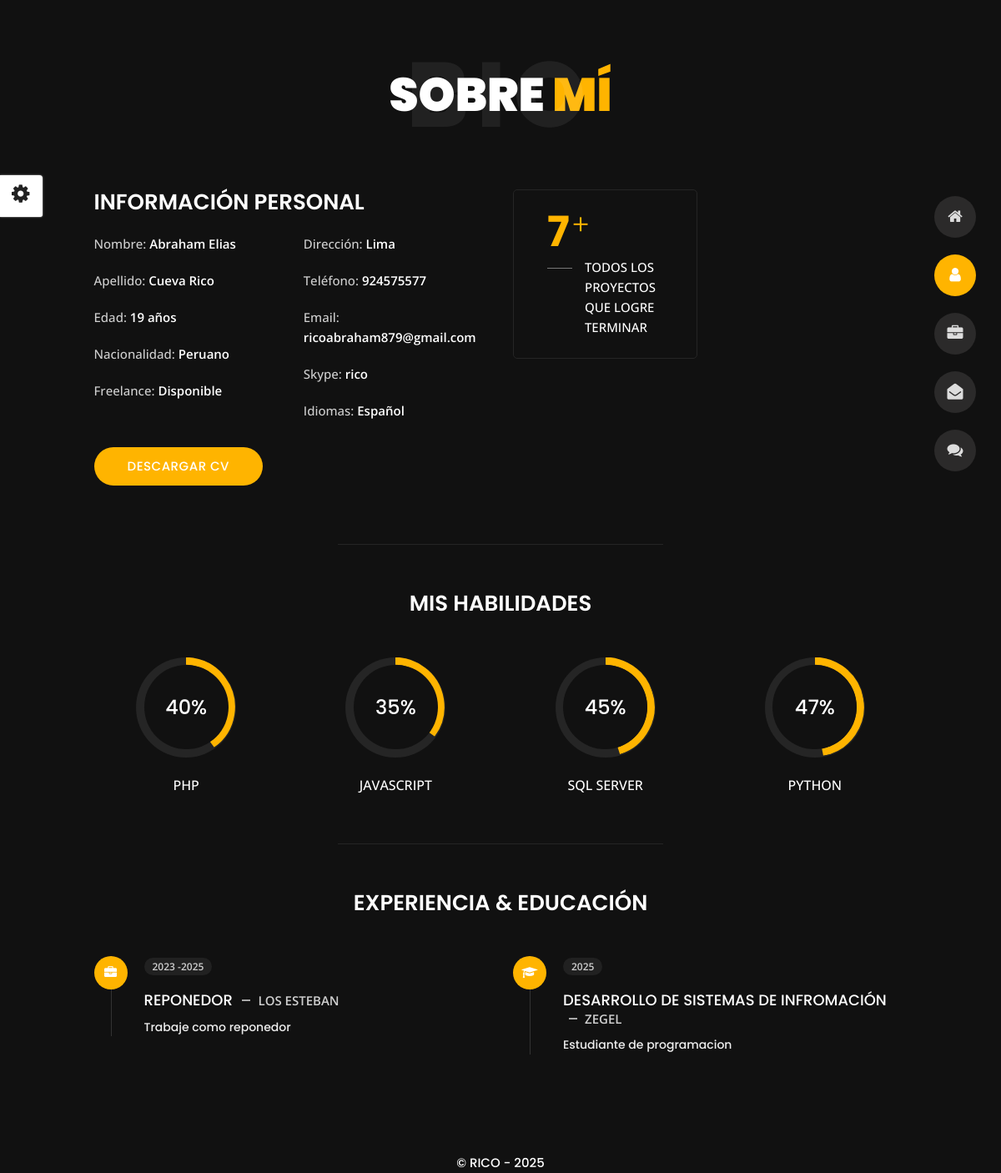
Page /about/ on the earlier database version.
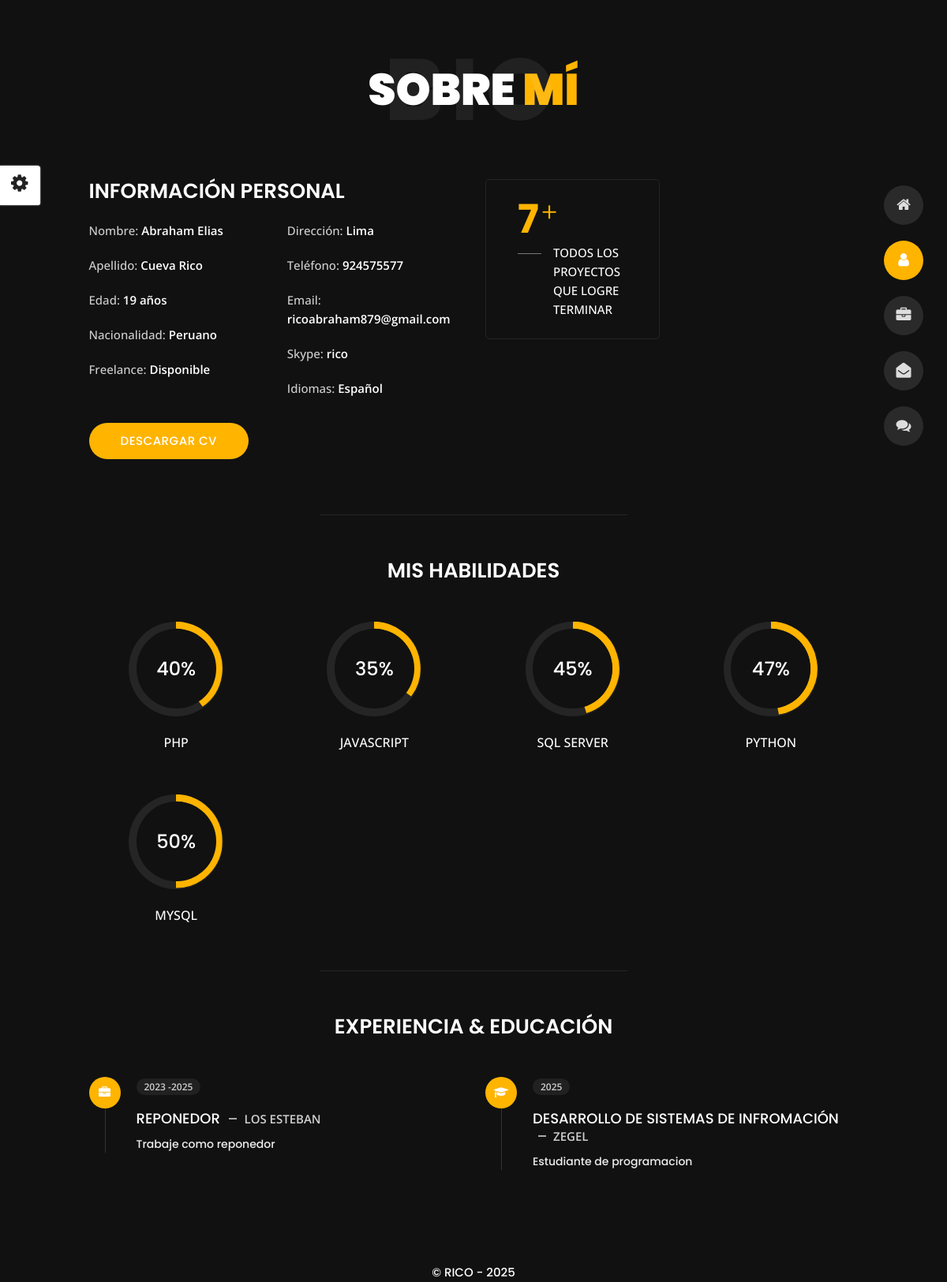
Same page on the later database version.
### core/models.py (models this page shows, shortened)
class Stat(models.Model):
    about = models.ForeignKey(AboutMe, on_delete=models.CASCADE, related_name='stats')
    titulo = models.CharField(max_length=100)
    cantidad = models.PositiveIntegerField()
    descripcion = RichTextField()
    class Meta:
        verbose_name = "Estadística"
        verbose_name_plural = "Estadísticas"

class Skill(models.Model):
    about = models.ForeignKey(AboutMe, on_delete=models.CASCADE, related_name='skills')
    nombre = models.CharField(max_length=100)
    porcentaje = models.PositiveIntegerField()
    class Meta:
        verbose_name = "Habilidad"
        verbose_name_plural = "Habilidades"

class Experience(models.Model):
    about = models.ForeignKey(AboutMe, on_delete=models.CASCADE, related_name='experiences')
    titulo = models.CharField(max_length=200)
    empresa = models.CharField(max_length=200)
    anio = models.CharField(max_length=100)
    descripcion = RichTextField()
    class Meta:
        verbose_name = "Experiencia"
        verbose_name_plural = "Experiencias"

class Education(models.Model):
    about = models.ForeignKey(AboutMe, on_delete=models.CASCADE, related_name='educations')
    titulo = models.CharField(max_length=200)
    institucion = models.CharField(max_length=200)
    anio = models.CharField(max_length=100)
    descripcion = RichTextField()
    class Meta:
        verbose_name = "Educación"
        verbose_name_plural = "Educaciones"

### core/views.py (the view)
# urls.py: path('about/', views.about, name='about'),
def about(request):
    about = AboutMe.objects.prefetch_related('skills', 'stats', 'experiences', 'educations').first()
    if about is None:
        return HttpResponse("No data found.")
    context = {
        'about': about,
        'now': datetime.now(),
        'body_class': 'about',
    }
    return render(request, 'core/about.html', context)

### core/context_processors.py (called while the page is built)
def site_settings(request):
    setting = SiteSetting.objects.first()
    return {'site_setting': setting}

### core/templates/core/about.html (shortened to what the changed rows need)
{% extends 'core/base.html' %}
{% block content %}
<section class="title-section text-left text-sm-center revealator-slideup revealator-once revealator-delay1">
    <h1>SOBRE <span>MÍ</span></h1>
</section>
<section class="main-content revealator-slideup revealator-once revealator-delay1">
    <div class="container">
        <div class="row">
            <div class="col-12 col-lg-7 col-xl-6 mt-5 mt-lg-0">
                <div class="row">
                    {% for stat in about.stats.all %}
                    <div class="col-6">
                        <div class="box-stats {% if forloop.counter < 3 %}with-margin{% endif %}">
                            <h3 class="poppins-font position-relative">{{ stat.cantidad }}</h3>
                            <p class="open-sans-font m-0 position-relative text-uppercase">{{ stat.descripcion }}</p>
                        </div>
                    </div>
                    {% endfor %}
                </div>
            </div>
        </div>
        <div class="row">
            {% for skill in about.skills.all %}
            <div class="col-6 col-md-3 mb-3 mb-sm-5">
                <div class="c100 p{{ skill.porcentaje|floatformat:0 }}">
                    <span>{{ skill.porcentaje }}%</span>
                </div>
                <h6 class="text-uppercase open-sans-font text-center mt-2 mt-sm-4">{{ skill.nombre }}</h6>
            </div>
            {% endfor %}
        </div>
        <div class="row">
            <div class="col-lg-6 m-15px-tb">
                <div class="resume-box">
                    <ul>
                        {% for exp in about.experiences.all %}
                        <li>
                            <div class="icon"><i class="fa fa-briefcase"></i></div>
                            <span class="time open-sans-font text-uppercase">{{ exp.anio }}</span>
                            <h5 class="poppins-font text-uppercase">{{ exp.titulo }} <span class="place open-sans-font">{{ exp.empresa }}</span></h5>
                            <p class="open-sans-font">{{ exp.descripcion|safe }}</p>
                        </li>
                        {% endfor %}
                    </ul>
                </div>
            </div>
            <div class="col-lg-6 m-15px-tb">
                <div class="resume-box">
                    <ul>
                        {% for edu in about.educations.all %}
                        <li>
                            <div class="icon"><i class="fa fa-graduation-cap"></i></div>
                            <span class="time open-sans-font text-uppercase">{{ edu.anio }}</span>
                            <h5 class="poppins-font text-uppercase">{{ edu.titulo }} <span class="place open-sans-font">{{ edu.institucion }}</span></h5>
                            <p class="open-sans-font">{{ edu.descripcion|safe }}</p>
                        </li>
                        {% endfor %}
                    </ul>
                </div>
            </div>
        </div>
    </div>
</section>
{% endblock %}

Differences in the rows shown:
added Skill: porcentaje "50", nombre "MYSQL"
